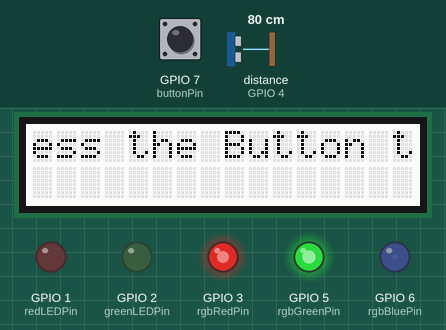
This sketch was run on a simulated ESP32-S3. Shown: 16×2 character LCD, output pins drawn as LEDs (lit = HIGH). The inputs (shaded band) are chosen by the test bench; at power-on: GPIO 7 (buttonPin) LOW, distance to the obstacle (sensor on GPIO 4) 80 cm. The echo pulse lasts 58.3 µs per cm; random numbers use the default seed unless the sketch sets one; what the sketch prints to the serial monitor is not drawn.

Above: at 1.2 s.
1.3 s: GPIO 7 (buttonPin) pulled HIGH for 0.75 s
At 2.2 s:
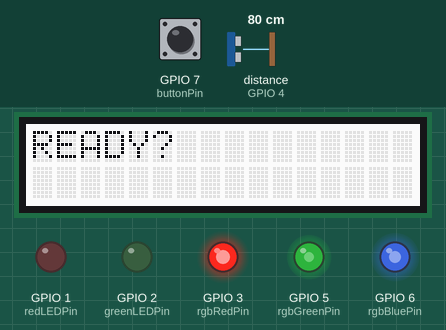
At 5.12 s:
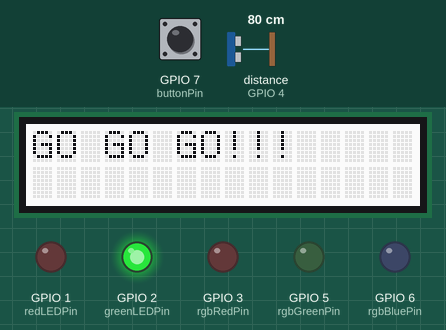
5.3 s: distance to the obstacle (sensor on GPIO 4) set to 2 cm
At 6.1 s:
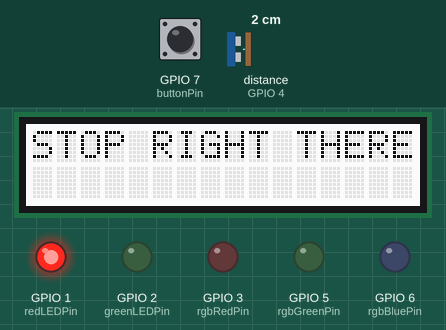
8.6 s: distance to the obstacle (sensor on GPIO 4) set to 7 cm
10.2 s: distance to the obstacle (sensor on GPIO 4) set to 10 cm
Timing chart, 0 to 21.8 s (numbered marks = the images above; inputs shaded):
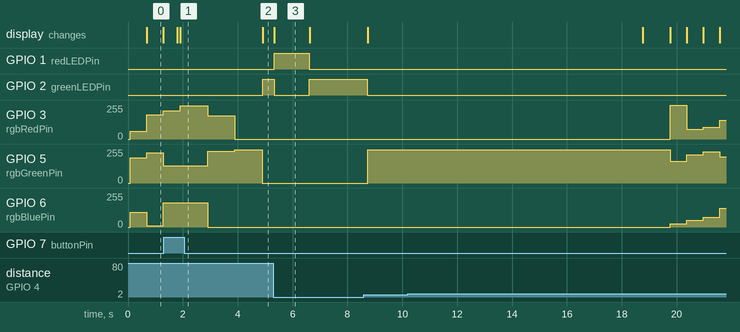

Measured:
- after the input at 1.3 s, GPIO 2 (greenLEDPin): LOW → HIGH after 3.6 s
- what the display in image 0 shows lasts 0.6 s, from 0.7 s to 1.3 s
- what the display in image 3 shows lasts 1.3 s, from 5.3 s to 6.6 s

The sketch:

PHYS_1600_Final_Project.ino
```cpp
#include "rgb_lcd.h"

uint8_t laserPin = 4;
uint8_t redLEDPin = 1;
uint8_t greenLEDPin = 2;
uint8_t buttonPin = 7;
uint8_t rgbRedPin = 3;
uint8_t rgbBluePin = 6;
uint8_t rgbGreenPin = 5;
uint8_t buttonState = LOW;
uint8_t oldButtonState = LOW;
bool gameState = false;
bool safeState = true;
bool moveState = true;
bool gameComplete = false;
int PWMFreq = 5000;
int PWMChannelB = 0;
int PWMChannelG = 1;
int PWMChannelR = 2;
int PWMResolution = 10;
rgb_lcd lcd;

int MAX_DUTY_CYCLE = 1023;

void setup() {
  Serial.begin(9600);
  lcd.begin(16,2);
  pinMode(buttonPin,INPUT);
  lcd.print("Press the Button to Begin");
  pinMode(redLEDPin,OUTPUT);
  pinMode(greenLEDPin,OUTPUT);
  ledcSetup(PWMChannelB, PWMFreq, PWMResolution);
  ledcAttachPin(rgbBluePin, PWMChannelB);
  ledcSetup(PWMChannelG, PWMFreq, PWMResolution);
  ledcAttachPin(rgbGreenPin, PWMChannelG);
  ledcSetup(PWMChannelR, PWMFreq, PWMResolution);
  ledcAttachPin(rgbRedPin, PWMChannelR);
}

bool scanMovement()
{
  if(safeState == false){
    return safeState;
  }
  double total1 = 0;
  double avg1 = 0;
  double total2 = 0;
  double avg2 = 0;
  for(int i = 0; i < 100; i++)
  {
    pinMode(laserPin,OUTPUT);
    digitalWrite(laserPin,HIGH);
    delayMicroseconds(2);
    digitalWrite(laserPin,LOW);
    pinMode(laserPin,INPUT);
    uint64_t movementTime = pulseIn(laserPin,HIGH);
    total1 += movementTime;
  }
  avg1 = total1 / 100;
  for(int i = 0; i < 100; i++)
  {
    pinMode(laserPin,OUTPUT);
    digitalWrite(laserPin,HIGH);
    delayMicroseconds(2);
    digitalWrite(laserPin,LOW);
    pinMode(laserPin,INPUT);
    uint64_t movementTime = pulseIn(laserPin,HIGH);
    total2 += movementTime;
  }
  avg2 = total2 / 100;
  Serial.println(avg1);
  Serial.println(avg2);
  if(abs(avg2 - avg1) > 50){
    safeState = false;
    Serial.println("LOL");
  }
  else{
    safeState = true;
  }
  return safeState;
}

bool gameCompletionCheck()
{
  double total3 = 0;
  double avg3 = 0;
  for(int i = 0; i < 100; i++)
  {
    pinMode(laserPin,OUTPUT);
    digitalWrite(laserPin,HIGH);
    delayMicroseconds(2);
    digitalWrite(laserPin,LOW);
    pinMode(laserPin,INPUT);
    uint64_t movementTime = pulseIn(laserPin,HIGH);
    total3 += movementTime;
  }
  Serial.println(total3);
  avg3 = total3 / 100;
  if(avg3 < 500){
    gameComplete = true;
  }
  else{
    gameComplete = false;
  }
  return gameComplete;
}

void gameInProgress()
{
  lcd.clear();
  while(safeState == true && gameComplete == false){
    if(moveState == true){
      lcd.clear();
      digitalWrite(greenLEDPin, HIGH);
      digitalWrite(redLEDPin, LOW);
      lcd.print("GO GO GO!!!");
      int randomMoveTime = rand() % 3;
      delay(randomMoveTime * 1000);
      gameCompletionCheck();
      moveState = false;
    }
    else{
      lcd.clear();
      digitalWrite(greenLEDPin, LOW);
      digitalWrite(redLEDPin, HIGH);
      lcd.print("STOP RIGHT THERE!");
      scanMovement();
      delay(1000);
      scanMovement();
      moveState = true;
    }
  }
  if(safeState == false){
    digitalWrite(redLEDPin,LOW);
    digitalWrite(greenLEDPin,LOW);
    lcd.clear();
    lcd.print("You Died");
    ledcWrite(PWMChannelR,1000);
    delay(10000);
    gameState = false;
    safeState = true;
    moveState = true;
    gameComplete = false;
    lcd.clear();
    lcd.print("Press the Button to Begin");
    delay(1000);
    return;
  }
  if(gameComplete == true){
    digitalWrite(redLEDPin,LOW);
    digitalWrite(greenLEDPin,LOW);
    lcd.clear();
    lcd.print("You got Lucky!!!");
    ledcWrite(PWMChannelG,1000);
    delay(10000);
    gameState = false;
    safeState = true;
    moveState = true;
    gameComplete = false;
    lcd.clear();
    lcd.print("Press the Button to Begin");
    delay(1000);
    return;
  }
}

void loop() {
  if(gameState == false){
    lcd.scrollDisplayLeft();
    int dutyB = rand() % 1023;
    int dutyG = rand() % 1023;
    int dutyR = rand() % 1023;
    ledcWrite(PWMChannelB, dutyB);
    ledcWrite(PWMChannelG, dutyG);
    ledcWrite(PWMChannelR, dutyR);
    delay(500);
    buttonState = digitalRead(buttonPin);
    if(oldButtonState == LOW && buttonState == HIGH)
    {
      gameState = !gameState;
      lcd.clear();
    }
    oldButtonState = buttonState;
    delay(100);
  }
  else{
    lcd.clear();
    lcd.print("READY?");
    ledcWrite(PWMChannelR, 1000);
    delay(1000);
    ledcWrite(PWMChannelR, 0);
    ledcWrite(PWMChannelB, 0);
    ledcWrite(PWMChannelG, 951);
    ledcWrite(PWMChannelR, 700);
    delay(1000);
    ledcWrite(PWMChannelB, 0);
    ledcWrite(PWMChannelG, 0);
    ledcWrite(PWMChannelR, 0);
    ledcWrite(PWMChannelG, 1000);
    delay(1000);
    ledcWrite(PWMChannelB, 0);
    ledcWrite(PWMChannelG, 0);
    ledcWrite(PWMChannelR, 0);
    gameInProgress();
  }
}


  
```
